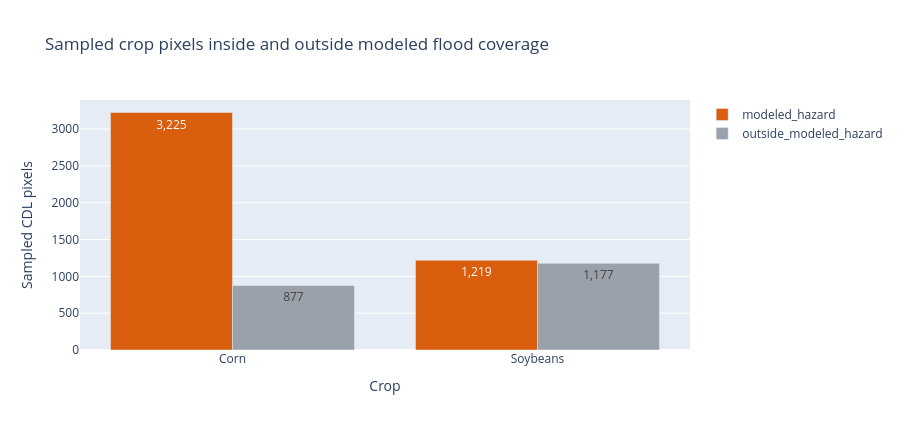
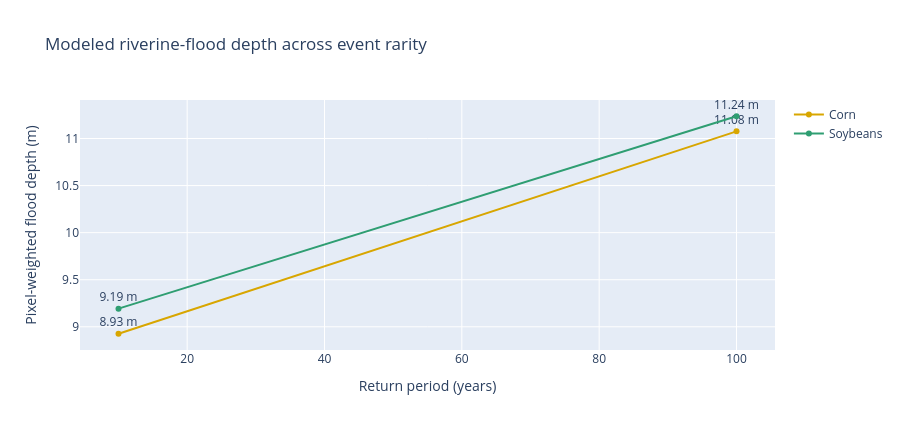

Notebook cell for these charts, in order:
### Markdown cell above
## 5. Compare coverage and return-period implications by crop

The first chart makes missing hazard coverage visible rather than silently dropping it. The second weights flood depth by sampled crop pixels within the modeled overlap; it is an exposure summary, not expected loss.

### Code cell
summary = pq.read_table(summary_path).to_pandas()
coverage_fig = px.bar(
    summary, x='crop_name', y='sampled_pixels', color='hazard_coverage',
    barmode='group', text_auto=',.0f',
    color_discrete_map={'modeled_hazard': '#d95f0e',
                        'outside_modeled_hazard': '#9aa1aa'},
    labels={'crop_name': 'Crop', 'sampled_pixels': 'Sampled CDL pixels',
            'hazard_coverage': 'Hazard coverage'},
    title='Sampled crop pixels inside and outside modeled flood coverage',
)
coverage_fig.update_layout(height=430, legend_title_text='')
coverage_fig.show()
evaluated = pq.read_table(evaluation_path).to_pandas()
long = evaluated.melt(
    id_vars=['crop_name', 'pixel_count'], value_vars=['value_rp10', 'value_rp100'],
    var_name='return_period', value_name='depth_m')
long['return_period_years'] = (long['return_period']
    .str.replace('value_rp', '', regex=False).astype(int))
weighted = (long.assign(weighted_depth=lambda d: d.depth_m * d.pixel_count)
            .groupby(['crop_name', 'return_period_years'], as_index=False)
            .agg(weighted_depth=('weighted_depth', 'sum'),
                 sampled_pixels=('pixel_count', 'sum')))
weighted['pixel_weighted_depth_m'] = (
    weighted['weighted_depth'] / weighted['sampled_pixels'])
depth_fig = px.line(
    weighted, x='return_period_years', y='pixel_weighted_depth_m',
    color='crop_name', markers=True, text='pixel_weighted_depth_m',
    color_discrete_map={'Corn': '#d8a600', 'Soybeans': '#2f9e72'},
    labels={'return_period_years': 'Return period (years)',
            'pixel_weighted_depth_m': 'Pixel-weighted flood depth (m)',
            'crop_name': 'Crop'},
    title='Modeled riverine-flood depth across event rarity',
)
depth_fig.update_traces(texttemplate='%{text:.2f} m', textposition='top center')
depth_fig.update_layout(height=430, legend_title_text='')
depth_fig.show()

### Figure 1 — Plotly figure (JSON) as saved in the notebook; plotly's stock layout.template omitted (floating-point values rounded to 4 significant figures)
{"data": [{"alignmentgroup": "True", "hovertemplate": "Hazard coverage=modeled_hazard<br>Crop=%{x}<br>Sampled CDL pixels=%{y}<extra></extra>", "legendgroup": "modeled_hazard", "marker": {"color": "#d95f0e", "pattern": {"shape": ""}}, "name": "modeled_hazard", "offsetgroup": "modeled_hazard", "orientation": "v", "showlegend": true, "textposition": "auto", "texttemplate": "%{y:,.0f}", "type": "bar", "x": ["Corn", "Soybeans"], "xaxis": "x", "y": [3225.0, 1219.0], "yaxis": "y"}, {"alignmentgroup": "True", "hovertemplate": "Hazard coverage=outside_modeled_hazard<br>Crop=%{x}<br>Sampled CDL pixels=%{y}<extra></extra>", "legendgroup": "outside_modeled_hazard", "marker": {"color": "#9aa1aa", "pattern": {"shape": ""}}, "name": "outside_modeled_hazard", "offsetgroup": "outside_modeled_hazard", "orientation": "v", "showlegend": true, "textposition": "auto", "texttemplate": "%{y:,.0f}", "type": "bar", "x": ["Corn", "Soybeans"], "xaxis": "x", "y": [877.0, 1177.0], "yaxis": "y"}], "layout": {"barmode": "group", "height": 430, "legend": {"title": {"text": ""}, "tracegroupgap": 0}, "title": {"text": "Sampled crop pixels inside and outside modeled flood coverage"}, "xaxis": {"anchor": "y", "domain": [0.0, 1.0], "title": {"text": "Crop"}}, "yaxis": {"anchor": "x", "domain": [0.0, 1.0], "title": {"text": "Sampled CDL pixels"}}}}

### Figure 2 — Plotly figure (JSON) as saved in the notebook; plotly's stock layout.template omitted (floating-point values rounded to 4 significant figures)
{"data": [{"hovertemplate": "Crop=Corn<br>Return period (years)=%{x}<br>Pixel-weighted flood depth (m)=%{text}<extra></extra>", "legendgroup": "Corn", "line": {"color": "#d8a600", "dash": "solid"}, "marker": {"symbol": "circle"}, "mode": "lines+markers+text", "name": "Corn", "orientation": "v", "showlegend": true, "text": [8.926, 11.08], "textposition": "top center", "texttemplate": "%{text:.2f} m", "type": "scatter", "x": [10, 100], "xaxis": "x", "y": [8.926, 11.08], "yaxis": "y"}, {"hovertemplate": "Crop=Soybeans<br>Return period (years)=%{x}<br>Pixel-weighted flood depth (m)=%{text}<extra></extra>", "legendgroup": "Soybeans", "line": {"color": "#2f9e72", "dash": "solid"}, "marker": {"symbol": "circle"}, "mode": "lines+markers+text", "name": "Soybeans", "orientation": "v", "showlegend": true, "text": [9.193, 11.24], "textposition": "top center", "texttemplate": "%{text:.2f} m", "type": "scatter", "x": [10, 100], "xaxis": "x", "y": [9.193, 11.24], "yaxis": "y"}], "layout": {"height": 430, "legend": {"title": {"text": ""}, "tracegroupgap": 0}, "title": {"text": "Modeled riverine-flood depth across event rarity"}, "xaxis": {"anchor": "y", "domain": [0.0, 1.0], "title": {"text": "Return period (years)"}}, "yaxis": {"anchor": "x", "domain": [0.0, 1.0], "title": {"text": "Pixel-weighted flood depth (m)"}}}}
